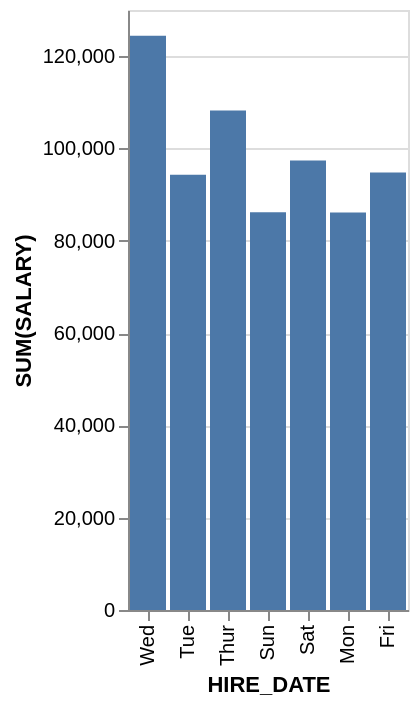

Vega-Lite specification for this chart:
### Vega-Lite specification from a JSON file in a GitHub repository (floating-point values rounded to 4 significant figures)
{"data": {"values": [{"x_data": "Mon", "y_data": 86100}, {"x_data": "Tue", "y_data": 94300}, {"x_data": "Wed", "y_data": 124400}, {"x_data": "Thur", "y_data": 108200}, {"x_data": "Fri", "y_data": 94800}, {"x_data": "Sat", "y_data": 97400}, {"x_data": "Sun", "y_data": 86200}]}, "mark": "bar", "encoding": {"x": {"field": "x_data", "type": "nominal", "title": "HIRE_DATE", "sort": "descending"}, "y": {"field": "y_data", "type": "quantitative", "title": "SUM(SALARY)"}}}
